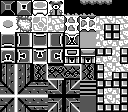

The image is a tile-based game level rendered from a .tmx file. Its description and complete source (layers, tilesets, objects, tile grids) follow:
An orthogonal 16x14 tile map with 8x8 px tiles, 1 tile layer (Tile Layer 1).

<map version="1.5" tiledversion="1.6.0" orientation="orthogonal" renderorder="right-down" width="16" height="14" tilewidth="8" tileheight="8" infinite="0" nextlayerid="2" nextobjectid="1">
 <editorsettings>
  <export target="dungeon-tiles..json" format="json" />
 </editorsettings>
 <tileset firstgid="1" source="dungeon.tsx" />
 <layer id="1" name="Tile Layer 1" width="16" height="14">
  <data encoding="csv">
1,2,3,4,5,6,7,8,9,9,12,12,12,12,9,9,
13,14,15,16,17,18,19,20,11,11,11,11,9,9,9,9,
49,50,51,52,53,54,55,56,83,84,95,95,55,56,55,56,
61,62,63,64,65,66,67,68,83,84,96,96,67,23,23,68,
73,74,75,76,77,78,79,80,81,82,21,21,55,23,23,56,
85,86,87,88,89,90,91,92,93,94,21,21,67,68,67,68,
97,98,99,100,101,102,103,104,105,106,107,108,23,23,55,23,
109,110,111,112,113,114,115,116,117,118,117,118,67,68,67,23,
35,46,33,48,71,58,59,59,57,57,69,60,23,56,55,56,
35,46,33,48,71,58,70,70,72,72,69,60,23,68,23,23,
40,46,33,39,36,36,31,48,35,32,24,24,23,23,23,23,
45,38,37,45,45,45,47,42,41,47,24,24,23,68,67,23,
34,26,25,34,34,34,36,30,29,36,10,10,23,56,55,23,
28,46,33,27,47,47,43,48,35,44,10,10,23,23,23,23
</data>
 </layer>
</map>